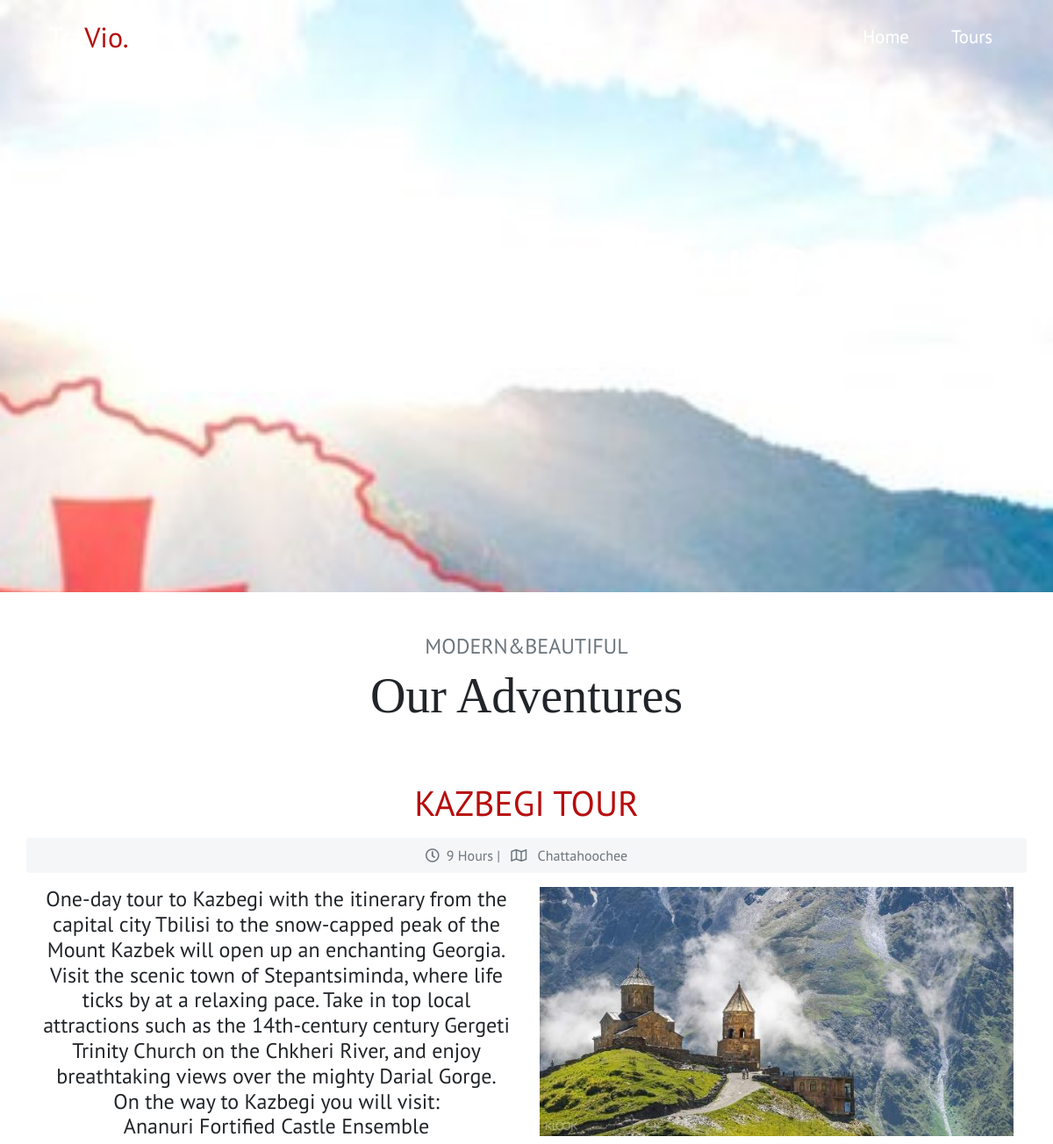
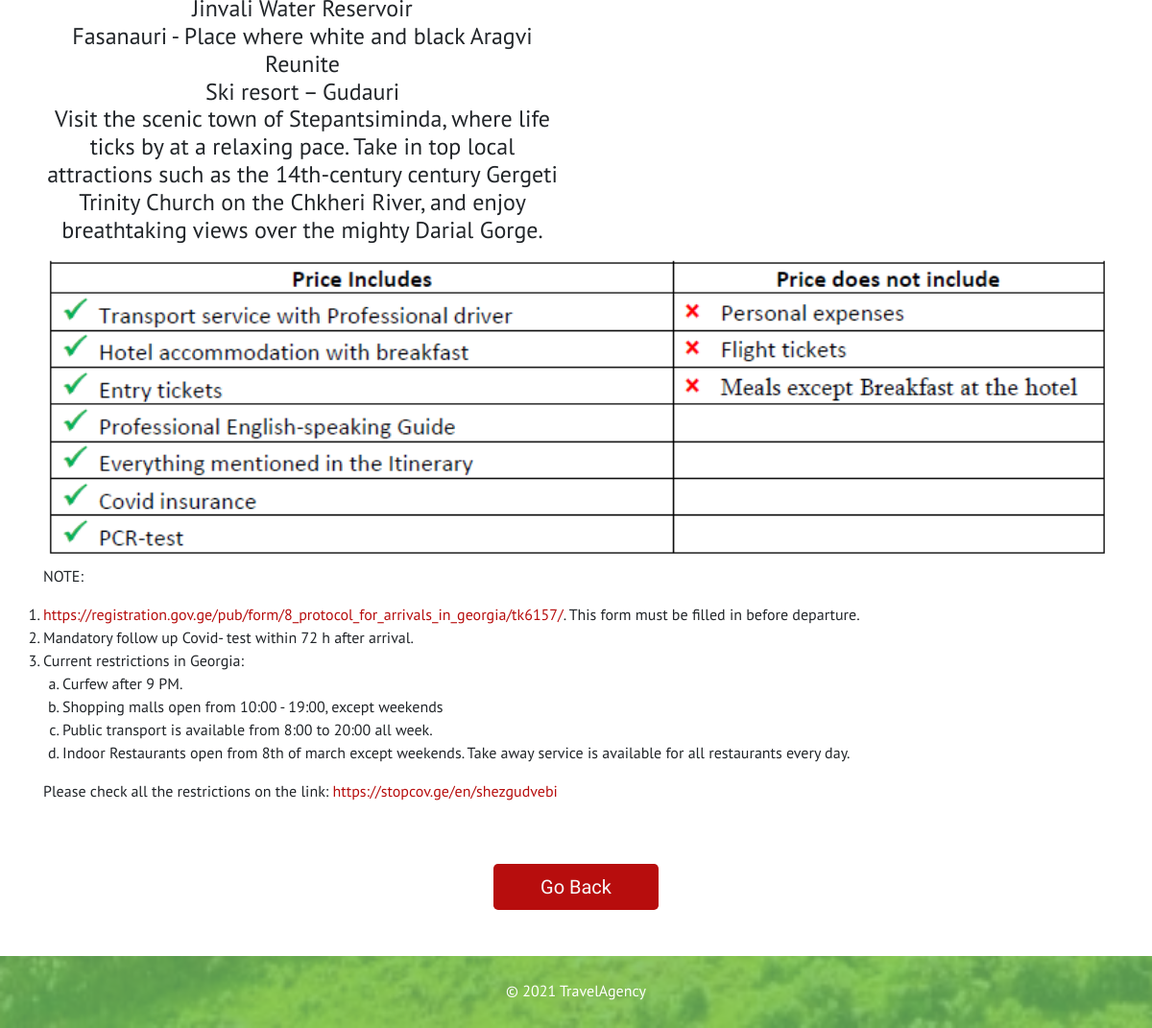
Page /article.php?id=2 on the committed database (2 pictures, top to bottom).
### tables this page shows
CREATE TABLE `popularblock` (
  `id` int(11) NOT NULL,
  `popularImgSrc` varchar(255) NOT NULL,
  `popularHeading` varchar(255) NOT NULL,
  `popularDuration` varchar(255) NOT NULL,
  `popularLocation` varchar(255) NOT NULL,
  `popularText` varchar(255) NOT NULL,
  `popularTextBig` varchar(2555) NOT NULL,
  `popularPrice` varchar(255) NOT NULL
);

### article.php (the view, shortened to what this page needs)
<!DOCTYPE html>
<html lang="en">
<head>
	<?require'config.php'?>
</head>
<body>
	<?require'artHeader.php'?>
	<section class="start" id="startAnchor">
		<div class="container">
			<h1 class="display-1">Check our Tours</h1>
			<h1>We are sure you find what you want!</h1>
		</div>
	</section>
	<section class="w-100 artStart" style="background-color: #fff;">
		<div class="container">
			<h4 class="text-secondary pt-5">MODERN&BEAUTIFUL</h4>
			<h1 class="display-4 text-play pb-2" id="popularAnchor">Our Adventures</h1>
			<div class="row pt-5">
				<?
    $card=mysqli_query($connection, "SELECT * FROM `popularblock` WHERE `id` = " . (int) $_GET['id']);
    while ($art=mysqli_fetch_assoc($card)) {?>
    			<div class="text-center w-100">
    				<h1 style="color: #b70d0d;"><?=$art['popularHeading']?></h1>
					<div class="bg--gray text-secondary text-bold my-3 rounded"><div class="p-2">
		                		<i class="far fa-clock mr-2"></i><?=$art[popularDuration]?> |  <i class="far fa-map mx-2"></i> <?=$art[popularLocation]?></div>
		            </div>
    			</div>
				<div class="col-md-12 col-lg-6 col-12">
		            <h4 class=""><?=$art[popularTextBig]?></h4>
				</div>
				<div class="col-md-12 col-lg-6 col-12">
					<img src="img/<?=$art['popularImgSrc']?>" alt="" width="100%">
				</div>
				<?}?>
			</div>
			<div class="text-left mb-3">
				<img src="img/table.png" alt="" width="100%">
				<p class="text-bold">NOTE: </p>
				<ol>
					<li><a style="color:#b70d0d" href="https://registration.gov.ge/pub/form/8_protocol_for_arrivals_in_georgia/tk6157/">https://registration.gov.ge/pub/form/8_protocol_for_arrivals_in_georgia/tk6157/</a>. This form must be filled in before departure.</li>
					<li>Mandatory follow up Covid- test within 72 h after arrival.</li>
					<li>Current restrictions in Georgia:
						<ol style="padding-left: 20px;">
							<li style="list-style-type: lower-alpha;">Curfew after 9 PM.</li>
							<li style="list-style-type: lower-alpha;">Shopping malls open from 10:00 - 19:00, except weekends</li>
							<li style="list-style-type: lower-alpha;">Public transport is available from 8:00 to 20:00 all week.</li>
							<li style="list-style-type: lower-alpha;">Indoor Restaurants open from 8th of march except weekends. Take away service is available for all restaurants every day.</li>
						</ol>
					</li>
				</ol>
				<p>
					Please check all the restrictions on the link:
					<a href="https://stopcov.ge/en/shezgudvebi" style="color:#b70d0d">https://stopcov.ge/en/shezgudvebi</a>
				</p>
			</div>
			<a class="btn btn-lg text-light mb-5 mt-5 traBg px-5 text-sans" href="javascript:history.back()">Go Back</a>
		</div>
	</section>
	<?require'footer.php'?>
</body>
</html>

### css/master.css (style rules this page uses)
* { margin: 0; padding: 0; font-family: 'PT Sans', sans-serif; box-sizing: border-box; }
body { background: url(../img/georgia3.jpg) no-repeat center center fixed; -webkit-background-size: cover; -moz-background-size: cover; -o-background-size: cover; background-size: cover; }
a { color: black; transition: 0.2s all ease-out; }
.start { opacity: 0.9; }
.start>div { color: white; margin-top: 20%; text-align: center; }
.text-sans { font-family: 'Work Sans', sans-serif; }
.text-play { font-family: 'Playfair Display', serif; }
.traBg { background-color: #b70d0d; }
.bg--gray { background-color: #f5f6f8; }
.artStart { margin-top: 22%; text-align: center; }

### rows in the picture
popularblock: popularHeading "KAZBEGI TOUR", popularDuration "9 Hours", popularLocation "Chattahoochee", popularTextBig "One-day tour to Kazbegi with the itinerary from the capital city Tbilisi to the snow-capped peak of the Mount Kazbek will open up an enchanting Georgia. Visit the scenic town of Stepantsiminda, where life ticks by at a relaxing pace. Take in top local attractions such as the 14th-century century Gergeti Trinity Church on the Chkheri River, and enjoy breathtaking views over the mighty Darial Gorge. On the way to Kazbegi you will visit: Ananuri Fortified Castle Ensemble Jinvali Water Reservoir Fasanauri - Place where white and black Aragvi Reunite Ski resort – Gudauri Visit the scenic town of Stepantsiminda, where life ticks by at a relaxing pace. Take in top local attractions such as the…", popularImgSrc (picture)
